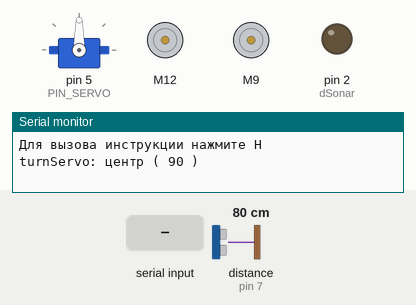
A sketch run on a simulated Arduino Uno, built with avr-gcc and run on an emulated ATmega328P. Shown: servo, 2 × DC motor (green arrow = forward, orange = backward, longer = faster), output pins drawn as LEDs (lit = HIGH), the last lines printed to the serial monitor. The test bench sets the inputs (shaded band); at power-on: distance to the obstacle (sensor on pin 7) 80 cm. The echo pulse lasts 58.3 µs per cm; pins used as bus, display or sensor lines are not drawn.

Above: at 1.7 s.
1.8 s: "L#" received over Serial
At 1.92 s:
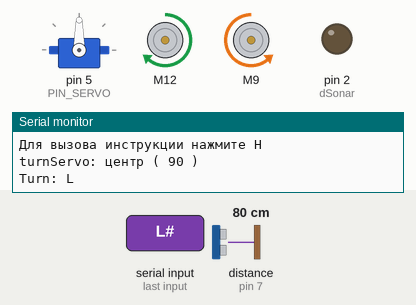
3.5 s: byte 70 ('F') received over Serial
At 4.5 s:
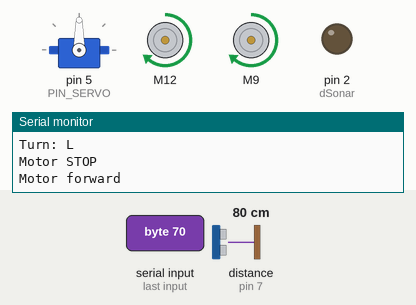
5.0 s: distance to the obstacle (sensor on pin 7) set to 27 cm
6.5 s: distance to the obstacle (sensor on pin 7) set to 22 cm
At 7.5 s:
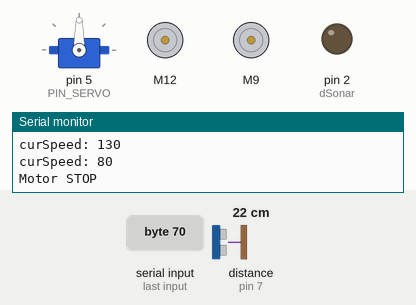
8.0 s: byte 66 ('B') received over Serial
At 9.2 s:
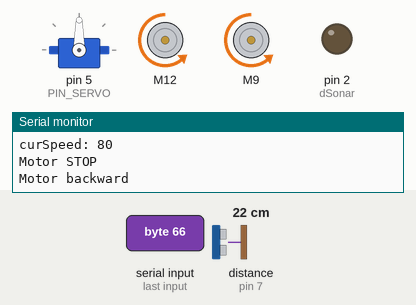
9.5 s: byte 82 ('R') received over Serial
At 9.65 s:
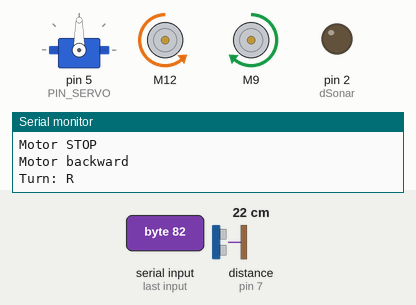
Timing chart, 0 to 12.2 s (numbered marks = the images above; inputs shaded):
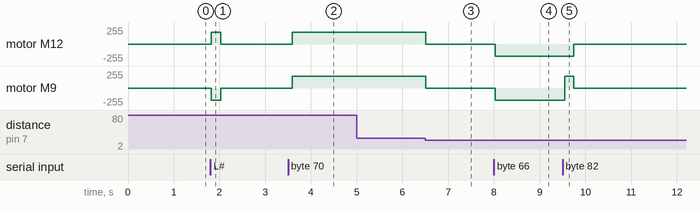

Measured:
- the behaviour switches between 25 and 24 cm on distance to the obstacle (sensor on pin 7) (found by bisection; images 2 and 3)
- after the input at 1.8 s, motor M12: stopped → forward 180/255 at once, → stopped 0.20 s later; motor M9: stopped → backward 180/255 at once, → stopped 0.20 s later
- after the input at 3.5 s, motor M12, motor M9: stopped → forward 180/255 after 0.09 s
- after the input at 5.0 s, every drawn part: stays the same
- after the input at 6.5 s, motor M12, motor M9: forward 180/255 → stopped at once
- after the input at 8.0 s, motor M12, motor M9: stopped → backward 180/255 at once
- after the input at 9.5 s, motor M12: backward 180/255 → stopped after 0.25 s; motor M9: backward 180/255 → forward 180/255 after 0.05 s, → stopped 0.20 s later

The sketch:

myRobot.ino
```cpp
#include <L298N.h>
#include <NewPing.h>
// Подклоючаем библиотеку Servo
#include <Servo.h>

//pin definition
#define ENA 11
#define IN1 12
#define IN2 13

#define ENB 8
#define IN3 9
#define IN4 10

#define PIN_TRIG 6
#define PIN_ECHO 7
// Пин для сервопривода
#define PIN_SERVO 5

//constant
#define MAX_DISTANCE 500 // Константа для определения максимального расстояния, которое мы будем считать корректным.
#define MIN_DISTANCE 20

#define DELAY_SONAR 50

#define dSonar 2

// константы скорости
#define MAX_SPEED 250
#define MIN_SPEED 80

//create a motorR instance
L298N motorR(ENA, IN1, IN2);
L298N motorL(ENB, IN3, IN4);

// Создаем объект
Servo Servo1;

// Создаем объект, методами которого будем затем пользоваться для получения расстояния.
// В качестве параметров передаем номера пинов, к которым подключены выходы ECHO и TRIG датчика
NewPing sonar(PIN_TRIG, PIN_ECHO, MAX_DISTANCE);


int val;
int LED = 13;
int curSpeed = 180;
int cnt = 0;
int curTurnDelay = 200;

char inData[20]; // Allocate some space for the string
char inChar=-1; // Where to store the character read
byte index = 0; // Index into array; where to store the character
int oldSpeed = -1;
char curVector = '0';

int m = 2; // масса робота 1 кг
int g = 9.8; // ускорение свободного падения
int sTorm;
int curDist = 200; //текушая дистанция
int curSTorm = 0; // длина тормозного пути
int enableAIStop = 1;

int distance; // переменная "расстояние"

void setup() {

  //used for display information
  Serial.begin(9600);


  motorR.setSpeed(curSpeed); // an integer betweENA 0 and 255
  motorL.setSpeed(curSpeed); // an integer betweENA 0 and 255

  pinMode(LED, OUTPUT);
  digitalWrite(LED, HIGH);
  Serial.setTimeout(10);
  Serial.println("Для вызова инструкции нажмите H");
  turnServo(0);
}

void printHelp() {
   Serial.println("************************************************");
   Serial.println("Список команд:");
   Serial.println("************************************************");
   Serial.println("F - вперед");
   Serial.println("B - назад");
   Serial.println("L - налево");
   Serial.println("R - направо");
   Serial.println("S - стоп");
   Serial.println("> - увеличить скорость");
   Serial.println("< - уменьшить скорость");
   Serial.println("#delay#[число] - изменить ожидание при повороте");
   Serial.println("#changegear#[число] - переключить передачу ( 1 - вверх, 0 - вниз");
   Serial.println("#policeturn#[число] - полицейский разворот на 180% (1-влево, 0-вправо)");
   Serial.println("#aistop#[число] - останавливаться перед препятствием (1-включить, 0-отключить)");
   Serial.println("#getspeed#[число] - получить скорость моторов (0-скорость всех моторов)");
   Serial.println("#servo#[число] - получить скорость моторов ( -1 - влево, 0 - по центру, 1 - вправо)");
   Serial.println("************************************************");
}

void setSpeed() {
   motorR.setSpeed(curSpeed);
   motorL.setSpeed(curSpeed);
}

void getSpeedInfo() {
  Serial.print("Скорость мотора L: "); Serial.print(motorL.getSpeed());
  Serial.print("  "); Serial.print("Скорость мотора R: "); Serial.println(motorR.getSpeed());
}

void mF() {
      if ((curDist * 3) <= curSTorm) {
        mStop;
      }
      else {
        setSpeed();
        Serial.println("Motor forward");
        motorR.forward();
        motorL.forward();
        curVector = 'F';
      }
}

void mB() {
     setSpeed();
     Serial.println("Motor backward");
     motorR.backward();
     motorL.backward();
     curVector = 'B';
}

void mStop() {
    Serial.println("Motor STOP");
    motorR.stop();
    motorL.stop();
    curVector = '0';
}

void mTurn(char c) {
    setSpeed();
    Serial.print("Turn: "); Serial.println(c);
    if (c=='L') {
      motorR.forward();
      motorL.backward();
    }
    if (c=='R') {
      motorR.backward();
      motorL.forward();
    }
    delay(curTurnDelay);
    mStop();
}

void chgSpeed(char c, int i) {
    int v = i;
    if (c == '<') v *= -1;
    if (curSpeed >= MAX_SPEED && v > 0)
        curSpeed = MAX_SPEED;
    else if (curSpeed <= MIN_SPEED && v < 0)
        curSpeed = MIN_SPEED;
    else
        curSpeed += v;
    Serial.print("curSpeed: ");
    Serial.println(curSpeed);
}

void chgTurnDelay(int i) {
    curTurnDelay = i;
    Serial.print("curTurnDelay: ");
    Serial.println(curTurnDelay);
}

void policeTurn(int v) {
  Serial.println("Выполняю полицейский разворот " + v == '1' ? "влево" : "вправо");
  int tmpSpeed = curSpeed;
  int tmpTurnDelay = curTurnDelay;
  curSpeed = 100;
  curTurnDelay = 900;
  switch (v) {
    case 1 :
      mTurn('L');
      break;
    case 0 :
      mTurn('R');
      break;
  }
  curSpeed = tmpSpeed;
  curTurnDelay = tmpTurnDelay;
}

// вычисление тормозного пути
int getSTorm() {
  sTorm = ((curSpeed^2)/(m*g)) *2.5;
  return sTorm;
}

void checkSonar() {
  // Стартовая задержка, необходимая для корректной работы.
  delay(DELAY_SONAR);
  // Получаем значение от датчика расстояния и сохраняем его в переменную
  // unsigned int distance = sonar.ping_cm();
  curDist = sonar.ping_cm();
  // Печатаем расстояние в мониторе порта
// Serial.print("Расстояние до объекта: "); Serial.print(curDist); Serial.println(" см");
  curSTorm = getSTorm();
  if (curDist < curSTorm) {

// Serial.print("Длина тормозного пути: "); Serial.print(curSTorm); Serial.print("см ");
    //Serial.print("До объекта: "); Serial.print(curDist); Serial.println("см");

    setLedSonar(1, (200 - (curDist*8)));
    if (enableAIStop == 1 && curVector == 'F') {
        if (oldSpeed == -1)
          oldSpeed = curSpeed;

        while (curSpeed > MIN_SPEED) {
          chgSpeed('<', 50);
        }
        mStop();
        curSpeed = oldSpeed;
        oldSpeed = -1;
    }
    else {
      if (oldSpeed >= 0 && curSpeed <= 0) {
        curSpeed = oldSpeed;
        oldSpeed = -1;
      }
    }
  }
  else {
      setLedSonar(0, 0);
  }
}


void setLedSonar(int v, int power) {
  if (v == 1)
    analogWrite(dSonar, power);
  else
    digitalWrite(dSonar, LOW);
}

void changeGear(int v) {
  Serial.print("Переключить передачу "); Serial.println(v == 1 ? "вверх" : "вниз");
  switch (v) {
    case 1 :
      curSpeed += 50;
      if (curSpeed >= MAX_SPEED)
        curSpeed = MAX_SPEED;
      break;
    case 0 :
      curSpeed -= 50;
      if (curSpeed <= MIN_SPEED)
        curSpeed = MIN_SPEED;
      break;
  }
  setSpeed();
  getSpeedInfo();
}

void turnServo(int v) {
  Servo1.attach(PIN_SERVO);
  String s;
  int iv = 0;
  if (v == -1) {
     iv = 0;
     s = "вправо";
  }
  else if (v == 1) {
     iv = 180;
     s = "влево";
  }
  else if (v == 0) {
     iv = 90;
     s = "центр";
  }
  Serial.print("turnServo: "); Serial.print(s);   Serial.print(" ( ");  Serial.print(iv);  Serial.println(" )");
  Servo1.write(iv);
  delay(500);
  Servo1.detach();
}

void loop() {

  checkSonar();


  if (Serial.available())
  {
    val = Serial.read();
    if (val == 'F') mF();
    if (val == 'B') mB();
    if (val == 'L' || val == 'R') mTurn(val);
    if (val == 'S') mStop();
    if (val == '>' || val == '<') chgSpeed(val, 10);
    if (val == 'H' || val == 'h') printHelp();
  }

  if(Serial.available() > 0)
  {
      int x;
      String str;
      //пример команды #delay#500
      str = Serial.readStringUntil('#');
      x = Serial.parseInt();
      if (str.compareTo("delay") == 0) {
        chgTurnDelay(x);
      }
      if (str.compareTo("policeturn") == 0) {
        policeTurn(x);
      }
      if (str.compareTo("changegear") == 0 ) {
        changeGear(x);
      }
      if (str.compareTo("aistop") == 0 ) {
        Serial.print("enableAIStop: "); Serial.println(x);
        enableAIStop = x;
      }
      if (str.compareTo("getspeed") == 0 ) {
        getSpeedInfo();
      }
      if (str.compareTo("servo") == 0 ) {
        turnServo(x);
      }

  }

  delay(100);
}
```
